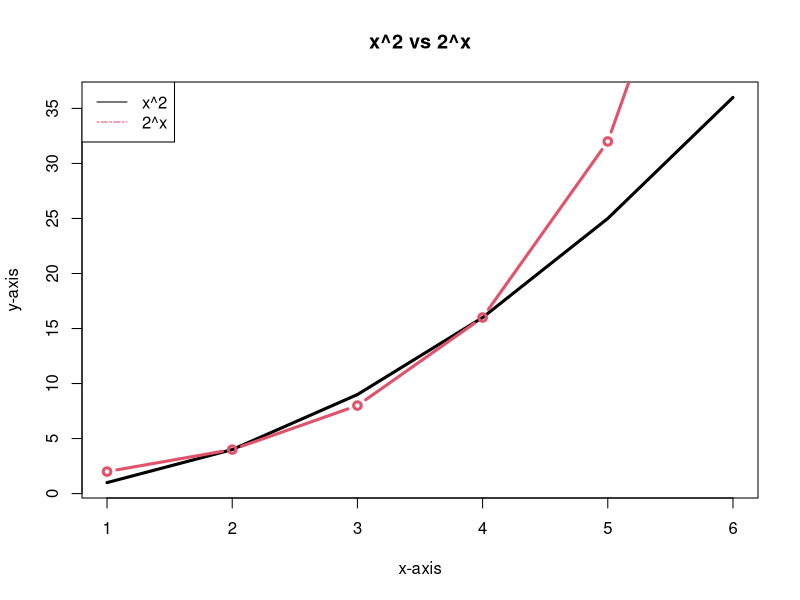

Generate this figure with R:
x = seq(1,6, by=1)
y = x^2

#x^2
plot(x,y,
     main="x^2 vs 2^x",
     xlab="x-axis",
     ylab="y-axis",
     lwd=3,
     type='l',
     col=1)

#2^x
lines(x,2^x,
      lwd=3,
      type='b',
      col=2)

legend(x="topleft",col=1:2,lty = c(1,6),
       c("x^2","2^x"))
